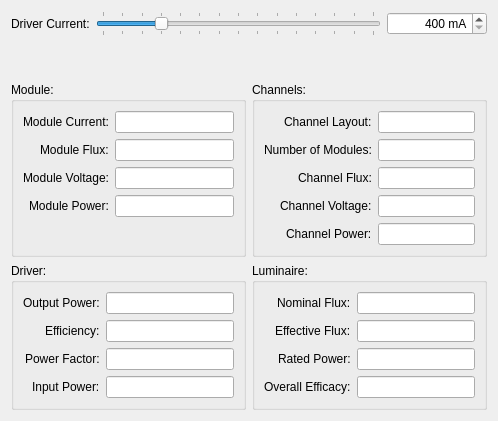
             <widget class="QWidget" name="tab_2">
              <attribute name="title">
               <string>Single Configuration</string>
              </attribute>
              <layout class="QVBoxLayout" name="verticalLayout_17" stretch="0,0,1,1">
               <item>
                <layout class="QHBoxLayout" name="horizontalLayout_9">
                 <item>
                  <widget class="QLabel" name="label">
                   <property name="text">
                    <string>Driver Current:</string>
                   </property>
                   <property name="buddy">
                    <cstring>horizontalSlider</cstring>
                   </property>
                  </widget>
                 </item>
                 <item>
                  <widget class="QSlider" name="horizontalSlider">
                   <property name="minimum">
                    <number>100</number>
                   </property>
                   <property name="maximum">
                    <number>1500</number>
                   </property>
                   <property name="singleStep">
                    <number>25</number>
                   </property>
                   <property name="pageStep">
                    <number>100</number>
                   </property>
                   <property name="value">
                    <number>400</number>
                   </property>
                   <property name="orientation">
                    <enum>Qt::Horizontal</enum>
                   </property>
                   <property name="tickPosition">
                    <enum>QSlider::TicksBothSides</enum>
                   </property>
                   <property name="tickInterval">
                    <number>100</number>
                   </property>
                  </widget>
                 </item>
                 <item>
                  <widget class="QSpinBox" name="spinBox">
                   <property name="minimumSize">
                    <size>
                     <width>100</width>
                     <height>0</height>
                    </size>
                   </property>
                   <property name="alignment">
                    <set>Qt::AlignRight|Qt::AlignTrailing|Qt::AlignVCenter</set>
                   </property>
                   <property name="correctionMode">
                    <enum>QAbstractSpinBox::CorrectToNearestValue</enum>
                   </property>
                   <property name="showGroupSeparator" stdset="0">
                    <bool>true</bool>
                   </property>
                   <property name="suffix">
                    <string> mA</string>
                   </property>
                   <property name="minimum">
                    <number>400</number>
                   </property>
                   <property name="maximum">
                    <number>1500</number>
                   </property>
                  </widget>
                 </item>
                </layout>
               </item>
               <item>
                <spacer name="verticalSpacer">
                 <property name="orientation">
                  <enum>Qt::Vertical</enum>
                 </property>
                 <property name="sizeHint" stdset="0">
                  <size>
                   <width>20</width>
                   <height>40</height>
                  </size>
                 </property>
                </spacer>
               </item>
               <item>
                <layout class="QHBoxLayout" name="horizontalLayout_7" stretch="1,1">
                 <item>
                  <widget class="QGroupBox" name="groupBox">
                   <property name="title">
                    <string>Module:</string>
                   </property>
                   <layout class="QVBoxLayout" name="verticalLayout_13">
                    <item>
                     <layout class="QFormLayout" name="formLayout_2">
                      <property name="labelAlignment">
                       <set>Qt::AlignRight|Qt::AlignTrailing|Qt::AlignVCenter</set>
                      </property>
                      <item row="0" column="0">
                       <widget class="QLabel" name="moduleCurrentLabel">
                        <property name="text">
                         <string>Module Current:</string>
                        </property>
                        <property name="buddy">
                         <cstring>moduleCurrentLineEdit</cstring>
                        </property>
                       </widget>
                      </item>
                      <item row="0" column="1">
                       <widget class="QLineEdit" name="moduleCurrentLineEdit"/>
                      </item>
                      <item row="1" column="0">
                       <widget class="QLabel" name="moduleFluxLabel">
                        <property name="text">
                         <string>Module Flux:</string>
                        </property>
                        <property name="buddy">
                         <cstring>moduleFluxLineEdit</cstring>
                        </property>
                       </widget>
                      </item>
                      <item row="1" column="1">
                       <widget class="QLineEdit" name="moduleFluxLineEdit"/>
                      </item>
                      <item row="2" column="0">
                       <widget class="QLabel" name="moduleVoltageLabel">
                        <property name="text">
                         <string>Module Voltage:</string>
                        </property>
                        <property name="buddy">
                         <cstring>moduleVoltageLineEdit</cstring>
                        </property>
                       </widget>
                      </item>
                      <item row="2" column="1">
                       <widget class="QLineEdit" name="moduleVoltageLineEdit"/>
                      </item>
                      <item row="3" column="0">
                       <widget class="QLabel" name="modulePowerLabel">
                        <property name="text">
                         <string>Module Power:</string>
                        </property>
                        <property name="buddy">
                         <cstring>modulePowerLineEdit</cstring>
                        </property>
                       </widget>
                      </item>
                      <item row="3" column="1">
                       <widget class="QLineEdit" name="modulePowerLineEdit"/>
                      </item>
                     </layout>
                    </item>
                   </layout>
                  </widget>
                 </item>
                 <item>
                  <widget class="QGroupBox" name="groupBox_2">
                   <property name="title">
                    <string>Channels:</string>
                   </property>
                   <layout class="QVBoxLayout" name="verticalLayout_14">
                    <item>
                     <layout class="QFormLayout" name="formLayout_3">
                      <property name="labelAlignment">
                       <set>Qt::AlignRight|Qt::AlignTrailing|Qt::AlignVCenter</set>
                      </property>
                      <item row="0" column="0">
                       <widget class="QLabel" name="channelLayoutLabel">
                        <property name="text">
                         <string>Channel Layout:</string>
                        </property>
                        <property name="buddy">
                         <cstring>channelLayoutLineEdit</cstring>
                        </property>
                       </widget>
                      </item>
                      <item row="0" column="1">
                       <widget class="QLineEdit" name="channelLayoutLineEdit"/>
                      </item>
                      <item row="1" column="0">
                       <widget class="QLabel" name="numberOfModulesLabel">
                        <property name="text">
                         <string>Number of Modules:</string>
                        </property>
                        <property name="buddy">
                         <cstring>numberOfModulesLineEdit</cstring>
                        </property>
                       </widget>
                      </item>
                      <item row="1" column="1">
                       <widget class="QLineEdit" name="numberOfModulesLineEdit"/>
                      </item>
                      <item row="2" column="0">
                       <widget class="QLabel" name="channelFluxLabel">
                        <property name="text">
                         <string>Channel Flux:</string>
                        </property>
                        <property name="buddy">
                         <cstring>channelFluxLineEdit</cstring>
                        </property>
                       </widget>
                      </item>
                      <item row="2" column="1">
                       <widget class="QLineEdit" name="channelFluxLineEdit"/>
                      </item>
                      <item row="3" column="0">
                       <widget class="QLabel" name="channelVoltageLabel">
                        <property name="text">
                         <string>Channel Voltage:</string>
                        </property>
                        <property name="buddy">
                         <cstring>channelVoltageLineEdit</cstring>
                        </property>
                       </widget>
                      </item>
                      <item row="3" column="1">
                       <widget class="QLineEdit" name="channelVoltageLineEdit"/>
                      </item>
                      <item row="4" column="0">
                       <widget class="QLabel" name="channelPowerLabel">
                        <property name="text">
                         <string>Channel Power:</string>
                        </property>
                        <property name="buddy">
                         <cstring>channelPowerLineEdit</cstring>
                        </property>
                       </widget>
                      </item>
                      <item row="4" column="1">
                       <widget class="QLineEdit" name="channelPowerLineEdit"/>
                      </item>
                     </layout>
                    </item>
                   </layout>
                  </widget>
                 </item>
                </layout>
               </item>
               <item>
                <layout class="QHBoxLayout" name="horizontalLayout_8">
                 <item>
                  <widget class="QGroupBox" name="groupBox_3">
                   <property name="title">
                    <string>Driver:</string>
                   </property>
                   <layout class="QVBoxLayout" name="verticalLayout_15">
                    <item>
                     <layout class="QFormLayout" name="formLayout_4">
                      <property name="labelAlignment">
                       <set>Qt::AlignRight|Qt::AlignTrailing|Qt::AlignVCenter</set>
                      </property>
                      <item row="0" column="0">
                       <widget class="QLabel" name="nominalPowerLabel">
                        <property name="text">
                         <string>Output Power:</string>
                        </property>
                        <property name="buddy">
                         <cstring>nominalPowerLineEdit</cstring>
                        </property>
                       </widget>
                      </item>
                      <item row="0" column="1">
                       <widget class="QLineEdit" name="nominalPowerLineEdit"/>
                      </item>
                      <item row="1" column="0">
                       <widget class="QLabel" name="efficiencyLabel">
                        <property name="text">
                         <string>Efficiency:</string>
                        </property>
                        <property name="buddy">
                         <cstring>efficiencyLineEdit</cstring>
                        </property>
                       </widget>
                      </item>
                      <item row="1" column="1">
                       <widget class="QLineEdit" name="efficiencyLineEdit"/>
                      </item>
                      <item row="2" column="0">
                       <widget class="QLabel" name="powerFactorLabel">
                        <property name="text">
                         <string>Power Factor:</string>
                        </property>
                        <property name="buddy">
                         <cstring>powerFactorLineEdit</cstring>
                        </property>
                       </widget>
                      </item>
                      <item row="2" column="1">
                       <widget class="QLineEdit" name="powerFactorLineEdit"/>
                      </item>
                      <item row="3" column="0">
                       <widget class="QLabel" name="inputPowerLabel">
                        <property name="text">
                         <string>Input Power:</string>
                        </property>
                        <property name="buddy">
                         <cstring>inputPowerLineEdit</cstring>
                        </property>
                       </widget>
                      </item>
                      <item row="3" column="1">
                       <widget class="QLineEdit" name="inputPowerLineEdit"/>
                      </item>
                     </layout>
                    </item>
                   </layout>
                  </widget>
                 </item>
                 <item>
                  <widget class="QGroupBox" name="groupBox_4">
                   <property name="title">
                    <string>Luminaire:</string>
                   </property>
                   <layout class="QVBoxLayout" name="verticalLayout_16">
                    <item>
                     <layout class="QFormLayout" name="formLayout_5">
                      <property name="labelAlignment">
                       <set>Qt::AlignRight|Qt::AlignTrailing|Qt::AlignVCenter</set>
                      </property>
                      <item row="0" column="0">
                       <widget class="QLabel" name="nominalFluxLabel">
                        <property name="text">
                         <string>Nominal Flux:</string>
                        </property>
                        <property name="buddy">
                         <cstring>nominalFluxLineEdit</cstring>
                        </property>
                       </widget>
                      </item>
                      <item row="0" column="1">
                       <widget class="QLineEdit" name="nominalFluxLineEdit"/>
                      </item>
                      <item row="1" column="0">
                       <widget class="QLabel" name="effectiveFluxLabel">
                        <property name="text">
                         <string>Effective Flux:</string>
                        </property>
                        <property name="buddy">
                         <cstring>effectiveFluxLineEdit</cstring>
                        </property>
                       </widget>
                      </item>
                      <item row="1" column="1">
                       <widget class="QLineEdit" name="effectiveFluxLineEdit"/>
                      </item>
                      <item row="2" column="0">
                       <widget class="QLabel" name="ratedPowerLabel">
                        <property name="text">
                         <string>Rated Power:</string>
                        </property>
                        <property name="buddy">
                         <cstring>ratedPowerLineEdit</cstring>
                        </property>
                       </widget>
                      </item>
                      <item row="2" column="1">
                       <widget class="QLineEdit" name="ratedPowerLineEdit"/>
                      </item>
                      <item row="3" column="0">
                       <widget class="QLabel" name="overallEfficacyLabel">
                        <property name="text">
                         <string>Overall Efficacy:</string>
                        </property>
                        <property name="buddy">
                         <cstring>overallEfficacyLineEdit</cstring>
                        </property>
                       </widget>
                      </item>
                      <item row="3" column="1">
                       <widget class="QLineEdit" name="overallEfficacyLineEdit"/>
                      </item>
                     </layout>
                    </item>
                   </layout>
                  </widget>
                 </item>
                </layout>
               </item>
              </layout>
             </widget>
